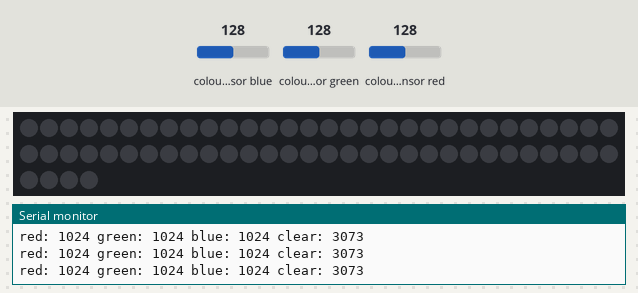
Recording of a program running on a simulated ESP8266 (Wemos D1 mini). Shown: 64 RGB LEDs in strip order, left to right, continuing on the next row, the last lines printed to the serial monitor. The test bench sets the inputs (shaded band); at power-on: colour sensor blue 128, colour sensor green 128, colour sensor red 128. Dim RGB values are drawn brighter than linear; random numbers use the default seed unless the program sets one.

Above: at 4.2 s.
4.3 s: colour sensor blue set to 5
At 5.05 s:
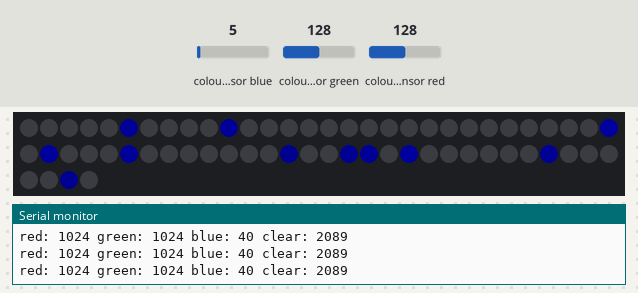
6.0 s: colour sensor green set to 13
At 6.04 s:
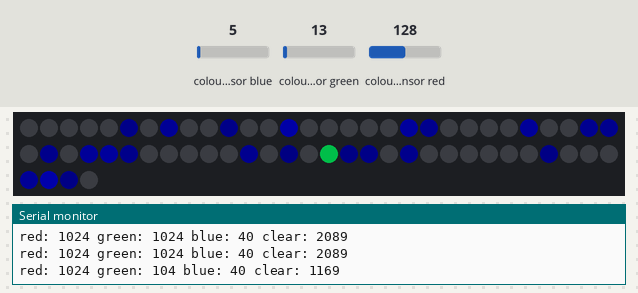
7.7 s: colour sensor red set to 191
At 7.74 s:
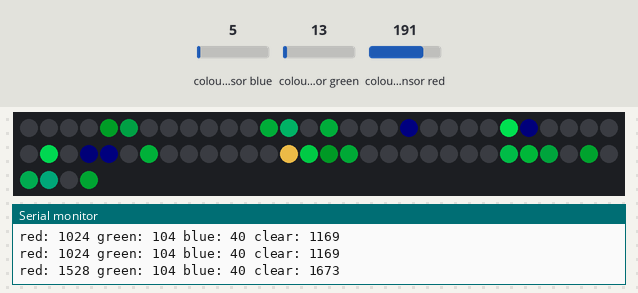
9.4 s: colour sensor blue set to 19
At 9.43 s:
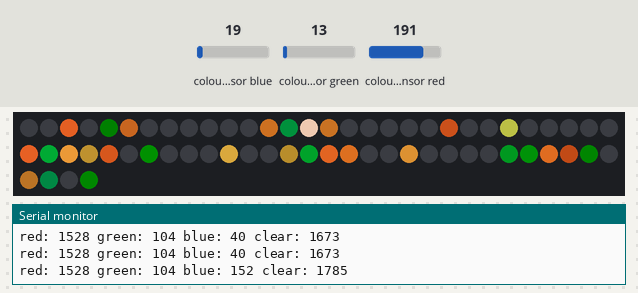
11.1 s: colour sensor red set to 5
At 11.13 s:
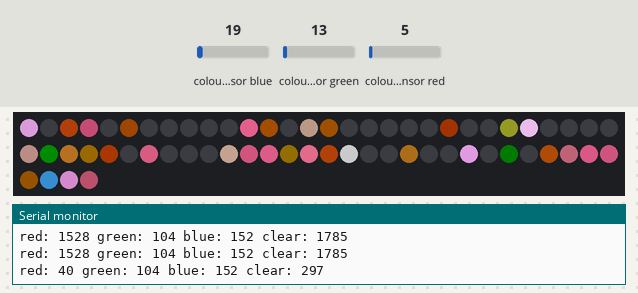
12.8 s: colour sensor green set to 5
At 12.83 s:
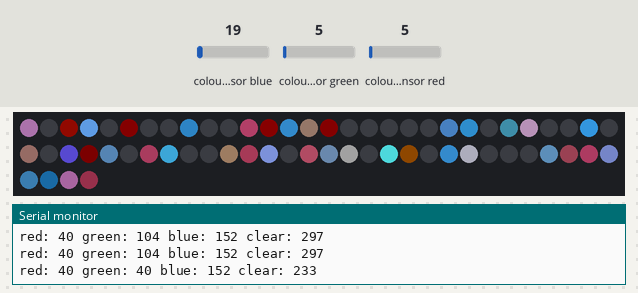

The program:

main.cpp
```cpp
#include <Arduino.h>
#include <FastLED.h>
#include <Wire.h>
#include <Adafruit_APDS9960.h>

// FastLED setup WS2812
#define DATA_PIN D6
#define LED_TYPE WS2811
#define COLOR_ORDER GRB
#define NUM_LEDS 64
CRGB leds[NUM_LEDS];

#define BRIGHTNESS 200
#define FRAMES_PER_SECOND 120

// 9960 setup
Adafruit_APDS9960 apds;
// SparkFun_APDS9960 apds = SparkFun_APDS9960();
// uint16_t ambient_light = 0;
// uint16_t red_light = 0;
// uint16_t green_light = 0;
// uint16_t blue_light = 0;


// Main Hue for LEDs
uint8_t gHue = 0; // rotating "base color" used by many of the patterns
CRGB crgb;

void setup()
{
  delay(3000); // 3 second delay for recovery

  Serial.begin(115200);

  // ADPS setup
  // if (apds.init()) { Serial.println(F("APDS-9960 initialization complete")); }
  // else { Serial.println(F("Something went wrong during APDS-9960 init!")); }

  // // Start running the APDS-9960 light sensor (no interrupts)
  // if (apds.enableLightSensor(false)) { Serial.println(F("Light sensor is now running")); }
  // else { Serial.println(F("Something went wrong during light sensor init!")); }
  if(!apds.begin()){ Serial.println("failed to initialize device! Please check your wiring."); }
  else Serial.println("Device initialized!");

  //enable color sensign mode
  apds.enableColor(true);


  // tell FastLED about the LED strip configuration
  FastLED.addLeds<LED_TYPE, DATA_PIN, COLOR_ORDER>(leds, NUM_LEDS).setCorrection(TypicalLEDStrip);

  // set master brightness control
  FastLED.setBrightness(BRIGHTNESS);
}

void ScanColour()
{
  //create some variables to store the color data in
  uint16_t r, g, b, ambient;

  //wait for color data to be ready
  while(!apds.colorDataReady()){ delay(5); }

  //get the data and print the different channels
  apds.getColorData(&r, &g, &b, &ambient);
  Serial.print("red: ");
  Serial.print(r);

  Serial.print(" green: ");
  Serial.print(g);

  Serial.print(" blue: ");
  Serial.print(b);

  Serial.print(" clear: ");
  Serial.println(ambient);
  Serial.println();

  gHue = r<<16|g<<8|b;
  crgb = CRGB(r,g,b);
  //crgb.addToRGB((255 - ambient));

  delay(10);
}

// void ScanColour()
// {
//   CRGB col;

//   // Read the light levels (ambient, red, green, blue)
//   if (!apds.readAmbientLight(ambient_light) || !apds.readRedLight(red_light) ||
//       !apds.readGreenLight(green_light) || !apds.readBlueLight(blue_light))
//   {
//     Serial.println("Error reading light values");
//   }
//   else
//   {
//     red_light = constrain(map(red_light, 50, 1500, 0, 255),0,255);
//     green_light = constrain(map(green_light, 50, 1500, 0, 255),0,255);
//     blue_light = constrain(map(blue_light, 50, 1500, 0, 255),0,255);
//     ambient_light = constrain(map(ambient_light, 50, 1500, 0, 255),0,100);

//     col.r = red_light;
//     col.g = green_light;
//     col.b = blue_light;
//     //gHue = col;
//     gHue = red_light<<16|green_light<<8|blue_light;

//     csvHue = CHSV(gHue + random(8), 200, (255 - ambient_light));

//     Serial.print("gHue: ");
//     Serial.print(gHue);
//     Serial.print(" Ambient: ");
//     Serial.print(ambient_light);
//     Serial.print(" Red: ");
//     Serial.print(red_light);
//     Serial.print(" Green: ");
//     Serial.print(green_light);
//     Serial.print(" Blue: ");
//     Serial.println(blue_light);

//   }

//   // Wait before next reading
//   delay(10);
// }

void confetti()
{
  // random colored speckles that blink in and fade smoothly
  fadeToBlackBy( leds, NUM_LEDS, 10);
  int pos = random16(NUM_LEDS);
  leds[pos] += crgb;
  //leds[pos] += CHSV( gHue + random8(64), 200, 255);
}

void loop()
{
  ScanColour();
  //EVERY_N_BSECONDS(20)
  confetti();

  // send the 'leds' array out to the actual LED strip
  FastLED.show();
  // insert a delay to keep the framerate modest
  FastLED.delay(1000/FRAMES_PER_SECOND);
}
```

Measured:
- after the input at 4.3 s, the LEDs: first change at once (image 1 shows a later state)
